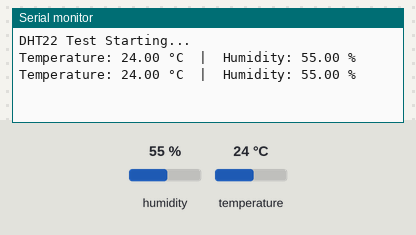
Simulated run of this sketch. Board: Arduino Uno, built with avr-gcc and run on an emulated ATmega328P. Shown: the last lines printed to the serial monitor. The inputs (shaded band) are chosen by the test bench; at power-on: humidity 55 %, temperature 24 °C.

Above: at 3.2 s.
3.3 s: humidity set to 22 %
At 4.7 s:
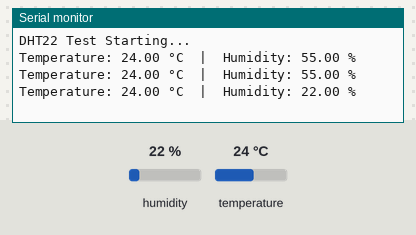
6.0 s: temperature set to 12 °C
At 6.5 s:
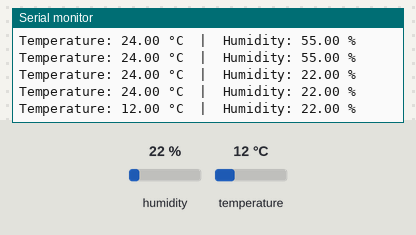
8.7 s: humidity set to 40 %
At 9.8 s:
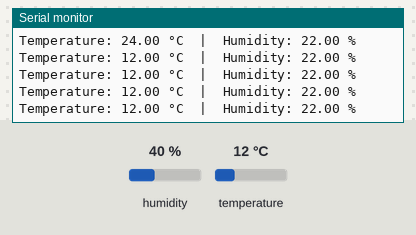
Timing chart, 0 to 11.7 s (numbered marks = the images above; inputs shaded):
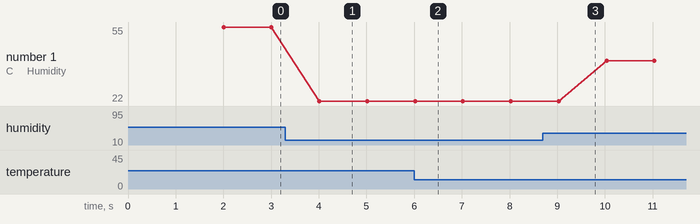

Measured:
- after the input at 3.3 s, the serial monitor: prints a new line after 0.71 s (image 1)
- after the input at 6.0 s, the serial monitor: prints a new line at once (image 2)
- plotted number 1: 22 → 40 after the input at 8.7 s

The sketch:

dht22_test.ino
```cpp
#include <DHT.h>

#define DHTPIN 2        // DATA pin connected to D2
#define DHTTYPE DHT22   // Sensor type

DHT dht(DHTPIN, DHTTYPE);

void setup() {
  Serial.begin(115200);
  delay(2000); // allow sensor to stabilize

  Serial.println("DHT22 Test Starting...");
  dht.begin();
}

void loop() {

  float humidity = dht.readHumidity();
  float temperature = dht.readTemperature();

  if (isnan(humidity) || isnan(temperature)) {
    Serial.println("Sensor read failed");
  }
  else {
    Serial.print("Temperature: ");
    Serial.print(temperature);
    Serial.print(" °C  |  Humidity: ");
    Serial.print(humidity);
    Serial.println(" %");
  }

  delay(1000); // DHT22 needs ~2s between readings
}
```
